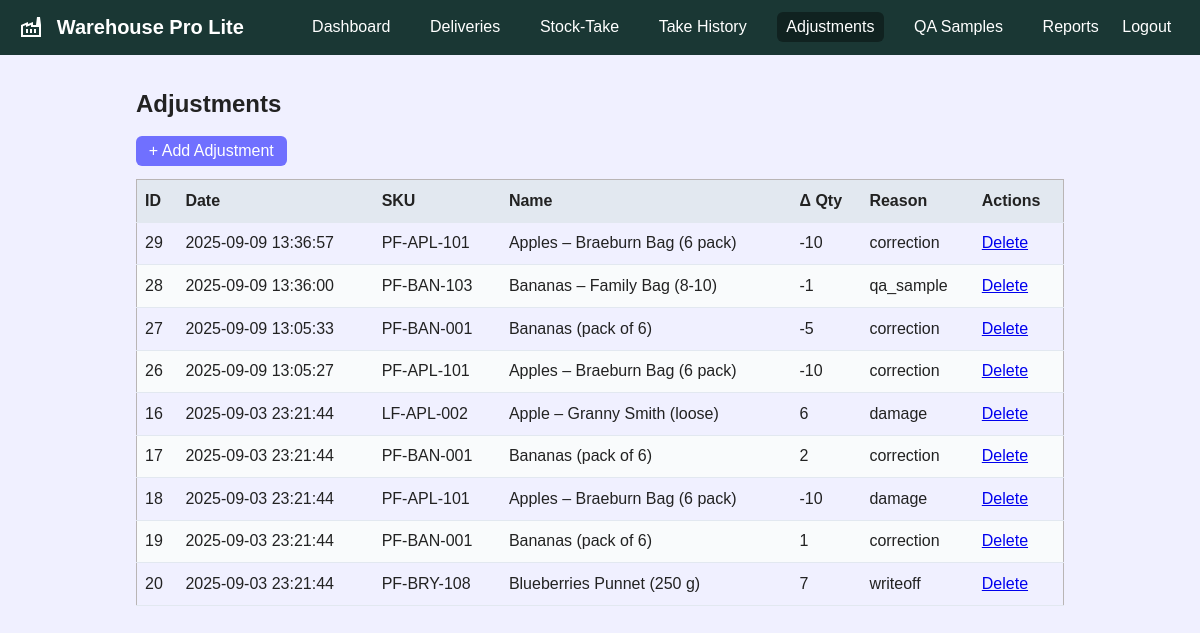
The page /WarehouseProLite/adjustments.php on the database its author committed.
### tables this page shows
CREATE TABLE `adjustments` (
  `id` int(11) NOT NULL AUTO_INCREMENT,
  `product_id` int(11) DEFAULT NULL,
  `qty_delta` int(11) DEFAULT NULL,
  `reason` enum('damage','writeoff','correction','qa_sample') NOT NULL,
  `approved_by` int(11) DEFAULT NULL,
  `created_at` datetime NOT NULL,
  `is_active` TINYINT(1) NOT NULL DEFAULT 1,
  PRIMARY KEY (`id`),
  KEY `product_id` (`product_id`),
  KEY `approved_by` (`approved_by`),
  CONSTRAINT `adjustments_ibfk_1` FOREIGN KEY (`product_id`) REFERENCES `products` (`id`),
  CONSTRAINT `adjustments_ibfk_2` FOREIGN KEY (`approved_by`) REFERENCES `users` (`id`)
);

CREATE TABLE `products` (
  `id` int(11) NOT NULL AUTO_INCREMENT,
  `sku` varchar(30) NOT NULL,
  `name` varchar(100) NOT NULL,
  `category_id` int(11) NOT NULL,
  `price` decimal(10,2) NOT NULL,
  `stock` int(11) NOT NULL DEFAULT 0,
  `is_active` TINYINT(1) NOT NULL DEFAULT 1,
  `country` VARCHAR(50) NOT NULL,
  `class` VARCHAR(10) NOT NULL,
  `pack_uom` VARCHAR(10) NOT NULL,
  `default_pack_weight` DECIMAL(7,3) DEFAULT NULL,
  `best_before_days` INT(4) NOT NULL,
  `lot_prefix` VARCHAR(10) NOT NULL,
  PRIMARY KEY (`id`),
  KEY `category_id` (`category_id`),
  CONSTRAINT `products_ibfk_1` FOREIGN KEY (`category_id`) REFERENCES `categories` (`id`)
);

### WarehouseProLite/adjustments.php (the view, shortened to what this page needs)
<?php
include 'includes/db.php';
include 'includes/header.php';
$res = mysqli_query($conn, "SELECT  a.id,
            a.qty_delta,
            a.reason,
            a.created_at,
            p.sku,
            p.name
    FROM adjustments a
    JOIN products p ON p.id = a.product_id
    ORDER BY a.created_at DESC
");
?>
<h2>Adjustments</h2>
<p><a href="adjustment_add.php" class="btn">+ Add Adjustment</a></p>
<table>
    <thead>
        <tr>
            <th>ID</th><th>Date</th><th>SKU</th><th>Name</th>
            <th>Δ Qty</th><th>Reason</th><th>Actions</th>
        </tr>
    </thead>
    <tbody>
<?php if (mysqli_num_rows($res) === 0): ?>
        <tr><td colspan="7">No adjustments yet.</td></tr>
<?php else: while ($r = mysqli_fetch_assoc($res)): ?>
        <tr>
            <td><?php echo $r['id']; ?></td>
            <td><?php echo $r['created_at']; ?></td>
            <td><?php echo $r['sku']; ?></td>
            <td><?php echo htmlspecialchars($r['name']); ?></td>
            <td><?php echo $r['qty_delta']; ?></td>
            <td><?php echo $r['reason']; ?></td>
            <td>
                <a href="adjustment_delete.php?id=<?php echo $r['id']; ?>"
                   onclick="return confirm('Delete this adjustment?');">Delete</a>
            </td>
        </tr>
<?php endwhile; endif; ?>
    </tbody>
</table>
<?php include 'includes/footer.php'; ?>

### css/style.css (style rules this page uses)
:root { --primary: #1a3734; --primary-dark: #102220; --secondary: #7070ff; --background: #f0f0ff; --card: #ffffff; --border: #b9b5b5; --btn-secondary: #325730; --gray: #e2e8f0; --text: #222; --text-light: #fff; --radius: 6px; }
* { box-sizing: border-box; }
body { margin: 0; font-family: Cabin, Arial, Helvetica, sans-serif; background: var(--background); color: var(--text); line-height: 1.4; }
table { width: 100%; border-collapse: collapse; margin-bottom: 1.5rem; border: 1px solid var(--border) }
th, td { padding: .6rem .5rem; border-bottom: 1px solid var(--gray); text-align: left; }
th { background: var(--gray); font-weight: 600; }
tr:nth-child(even) { background: #f9fbfc; }
.btn { background: var(--secondary); color: var(--text-light); padding: .4rem .8rem; border-radius: var(--radius); text-decoration: none; }

### rows shown on the page
adjustments: id "29", created_at "2025-09-09 13:36:57", product.sku "PF-APL-101", product.name "Apples – Braeburn Bag (6 pack)", qty_delta "-10", reason "correction"
adjustments: id "28", created_at "2025-09-09 13:36:00", product.sku "PF-BAN-103", product.name "Bananas – Family Bag (8-10)", qty_delta "-1", reason "qa_sample"
adjustments: id "27", created_at "2025-09-09 13:05:33", product.sku "PF-BAN-001", product.name "Bananas (pack of 6)", qty_delta "-5", reason "correction"
adjustments: id "26", created_at "2025-09-09 13:05:27", product.sku "PF-APL-101", product.name "Apples – Braeburn Bag (6 pack)", qty_delta "-10", reason "correction"
adjustments: id "16", created_at "2025-09-03 23:21:44", product.sku "LF-APL-002", product.name "Apple – Granny Smith (loose)", qty_delta "6", reason "damage"
adjustments: id "17", created_at "2025-09-03 23:21:44", product.sku "PF-BAN-001", product.name "Bananas (pack of 6)", qty_delta "2", reason "correction"
adjustments: id "18", created_at "2025-09-03 23:21:44", product.sku "PF-APL-101", product.name "Apples – Braeburn Bag (6 pack)", qty_delta "-10", reason "damage"
adjustments: id "19", created_at "2025-09-03 23:21:44", product.sku "PF-BAN-001", product.name "Bananas (pack of 6)", qty_delta "1", reason "correction"
adjustments: id "20", created_at "2025-09-03 23:21:44", product.sku "PF-BRY-108", product.name "Blueberries Punnet (250 g)", qty_delta "7", reason "writeoff"
